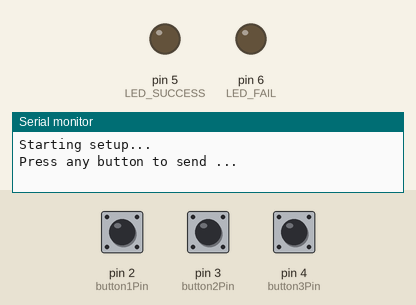
The sketch below on a simulated Arduino Uno, built with avr-gcc and run on an emulated ATmega328P. Shown: output pins drawn as LEDs (lit = HIGH), the last lines printed to the serial monitor. Dashed ring = blinking. The inputs (shaded band) are chosen by the test bench; at power-on: pin 2 (button1Pin) HIGH, pin 3 (button2Pin) HIGH, pin 4 (button3Pin) HIGH. No radio packets arrive unless stated.

Above: at 1.2 s.
1.3 s: pin 2 (button1Pin) pulled LOW for 0.15 s
4.3 s: pin 3 (button2Pin) pulled LOW for 1 s
7.3 s: pin 4 (button3Pin) pulled LOW for 3.2 s
12.0 s: pin 2 (button1Pin) pulled LOW for 3.2 s
16.7 s: pin 3 (button2Pin) pulled LOW for 3.2 s
At 19.9 s:
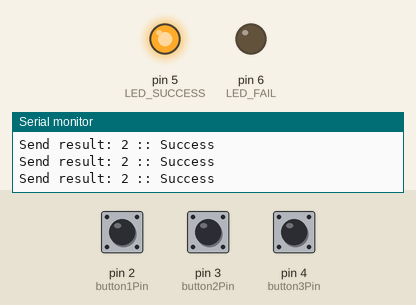
21.4 s: pin 2 (button1Pin) driven LOW and pin 3 (button2Pin) driven LOW and pin 4 (button3Pin) driven LOW
At 21.98 s:
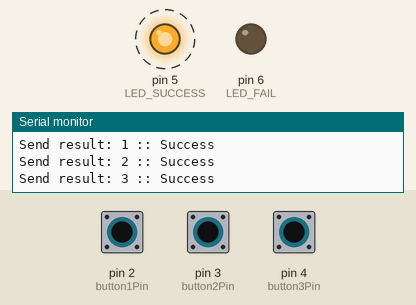
Timing chart, 0 to 25.4 s (numbered marks = the images above; inputs shaded):
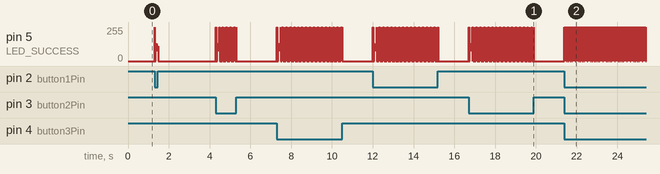

The sketch:

transmitter_struct.ino
```cpp
#include <SPI.h>
#include <nRF24L01.h>
#include <RF24.h>

RF24 radio(8, 9);  // CE, CSN
const byte address[6] = "00001";

const int button1Pin = 2;
const int button2Pin = 3;
const int button3Pin = 4;
const int LED_SUCCESS = 5;
const int LED_FAIL = 6;

struct DataPacket {
  char button;
};

void setup() {
  Serial.begin(9600);
  Serial.println("Starting setup...");

  pinMode(button1Pin, INPUT_PULLUP);
  pinMode(button2Pin, INPUT_PULLUP);
  pinMode(button3Pin, INPUT_PULLUP);

  pinMode(LED_SUCCESS, OUTPUT);
  digitalWrite(LED_SUCCESS, false);

  pinMode(LED_FAIL, OUTPUT);
  digitalWrite(LED_FAIL, false);

  if (!radio.begin()) {
    Serial.println("Radio hardware not responding!!");
    while (1) {}  // hold in infinite loop
  }

  radio.setPALevel(RF24_PA_MIN);
  radio.setDataRate(RF24_250KBPS);
  radio.setRetries(3, 5);
  radio.openWritingPipe(address);
  radio.stopListening();

  Serial.println("Press any button to send ...");
}

void loop() {
  if (digitalRead(button1Pin) == LOW) {
    send(DataPacket{'1'});
  }

  if (digitalRead(button2Pin) == LOW) {
    send(DataPacket{'2'});
  }

  if (digitalRead(button3Pin) == LOW) {
    send(DataPacket{'3'});
  }

  digitalWrite(LED_SUCCESS, false);
  digitalWrite(LED_FAIL, false);
}

void send(DataPacket packet) {
  bool success = radio.write(&packet, sizeof(DataPacket));
  Serial.print("Send result: ");
  Serial.print(packet.button);
  Serial.print(" :: ");
  Serial.println(success ? "Success" : "Fail");

  digitalWrite(LED_SUCCESS, success ? HIGH : LOW);
  digitalWrite(LED_FAIL, !success ? HIGH : LOW);
  delay(10);  // debounce delay
}
```

Measured:
- after the input at 21.4 s, pin 5 (LED_SUCCESS): alternates 255/255 for 0.07 s and 0/255 for 0.02 s, starting at once
